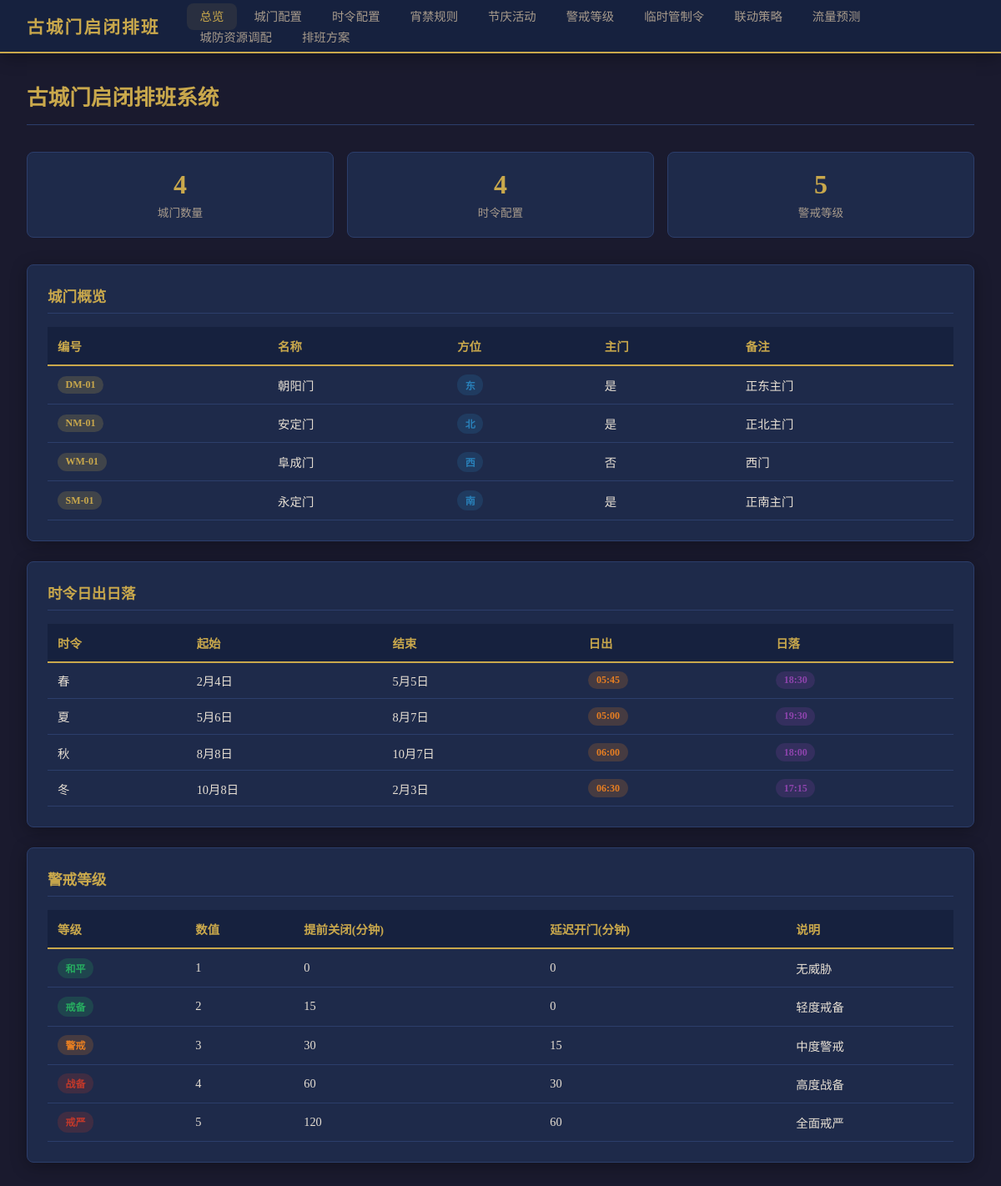
The page / on the database its author committed.
### tables this page shows
CREATE TABLE gates (
            id INTEGER PRIMARY KEY AUTOINCREMENT,
            gate_code TEXT UNIQUE NOT NULL,
            gate_name TEXT NOT NULL,
            direction TEXT NOT NULL CHECK(direction IN ('东','南','西','北')),
            is_main INTEGER NOT NULL DEFAULT 0 CHECK(is_main IN (0,1)),
            notes TEXT DEFAULT ''
        , capacity INTEGER NOT NULL DEFAULT 500, peak_capacity INTEGER NOT NULL DEFAULT 200, defense_level TEXT NOT NULL DEFAULT 'normal' CHECK(defense_level IN ('minimal','reduced','normal','enhanced','maximum')), min_guard_required INTEGER NOT NULL DEFAULT 2, min_patrol_required INTEGER NOT NULL DEFAULT 1);

CREATE TABLE seasons (
            id INTEGER PRIMARY KEY AUTOINCREMENT,
            season_name TEXT UNIQUE NOT NULL,
            start_month INTEGER NOT NULL,
            start_day INTEGER NOT NULL,
            end_month INTEGER NOT NULL,
            end_day INTEGER NOT NULL,
            sunrise_time TEXT NOT NULL,
            sunset_time TEXT NOT NULL
        );

CREATE TABLE alert_levels (
            id INTEGER PRIMARY KEY AUTOINCREMENT,
            level_name TEXT UNIQUE NOT NULL,
            level_value INTEGER UNIQUE NOT NULL CHECK(level_value BETWEEN 1 AND 5),
            close_advance_minutes INTEGER NOT NULL DEFAULT 0,
            open_delay_minutes INTEGER NOT NULL DEFAULT 0,
            description TEXT DEFAULT ''
        );

### main.py (the view)
@app.get("/", response_class=HTMLResponse)
async def index(request: Request):
    conn = get_db()
    gates = conn.execute("SELECT * FROM gates").fetchall()
    seasons = conn.execute("SELECT * FROM seasons").fetchall()
    alert_levels = conn.execute("SELECT * FROM alert_levels ORDER BY level_value").fetchall()
    conn.close()
    return templates.TemplateResponse("index.html", {
        "request": request,
        "gates": gates,
        "seasons": seasons,
        "alert_levels": alert_levels,
        "active_page": "home",
    })

### templates/index.html (shortened to what this page needs)
{% extends "base.html" %}
{% block content %}
<div class="page-header">
    <h1>古城门启闭排班系统</h1>
</div>
<div class="stats-grid">
    <div class="stat-card">
        <div class="stat-value">{{ gates|length }}</div>
        <div class="stat-label">城门数量</div>
    </div>
    <div class="stat-card">
        <div class="stat-value">{{ seasons|length }}</div>
        <div class="stat-label">时令配置</div>
    </div>
    <div class="stat-card">
        <div class="stat-value">{{ alert_levels|length }}</div>
        <div class="stat-label">警戒等级</div>
    </div>
</div>
<div class="card">
    <h2>城门概览</h2>
    <div class="table-responsive">
        <table>
            <thead>
                <tr>
                    <th>编号</th>
                    <th>名称</th>
                    <th>方位</th>
                    <th>主门</th>
                    <th>备注</th>
                </tr>
            </thead>
            <tbody>
                {% for gate in gates %}
                <tr>
                    <td><span class="badge badge-gold">{{ gate.gate_code }}</span></td>
                    <td>{{ gate.gate_name }}</td>
                    <td><span class="badge badge-blue">{{ gate.direction }}</span></td>
                    <td>{{ '是' if gate.is_main else '否' }}</td>
                    <td>{{ gate.notes or '-' }}</td>
                </tr>
                {% endfor %}
            </tbody>
        </table>
    </div>
</div>
<div class="card">
    <h2>时令日出日落</h2>
    <div class="table-responsive">
        <table>
            <thead>
                <tr>
                    <th>时令</th>
                    <th>起始</th>
                    <th>结束</th>
                    <th>日出</th>
                    <th>日落</th>
                </tr>
            </thead>
            <tbody>
                {% for s in seasons %}
                <tr>
                    <td>{{ s.season_name }}</td>
                    <td>{{ s.start_month }}月{{ s.start_day }}日</td>
                    <td>{{ s.end_month }}月{{ s.end_day }}日</td>
                    <td><span class="badge badge-orange">{{ s.sunrise_time }}</span></td>
                    <td><span class="badge badge-purple">{{ s.sunset_time }}</span></td>
                </tr>
                {% endfor %}
            </tbody>
        </table>
    </div>
</div>
<div class="card">
    <h2>警戒等级</h2>
    <div class="table-responsive">
        <table>
            <thead>
                <tr>
                    <th>等级</th>
                    <th>数值</th>
                    <th>提前关闭(分钟)</th>
                    <th>延迟开门(分钟)</th>
                    <th>说明</th>
                </tr>
            </thead>
            <tbody>
                {% for a in alert_levels %}
                <tr>
                    <td><span class="badge {% if a.level_value >= 4 %}badge-red{% elif a.level_value >= 3 %}badge-orange{% else %}badge-green{% endif %}">{{ a.level_name }}</span></td>
                    <td>{{ a.level_value }}</td>
                    <td>{{ a.close_advance_minutes }}</td>
                    <td>{{ a.open_delay_minutes }}</td>
                    <td>{{ a.description or '-' }}</td>
                </tr>
                {% endfor %}
            </tbody>
        </table>
    </div>
</div>
{% endblock %}

### templates/base.html (shortened to what this page needs)
<!DOCTYPE html>
<html lang="zh-CN">
<head>
    <link rel="stylesheet" href="/static/css/style.css">
</head>
<body>
    <nav>
        <a href="/" class="nav-brand">古城门启闭排班</a>
        <ul class="nav-links">
            <li><a href="/" class="{% if active_page == 'home' %}active{% endif %}">总览</a></li>
            <li><a href="/gates" class="{% if active_page == 'gates' %}active{% endif %}">城门配置</a></li>
            <li><a href="/seasons" class="{% if active_page == 'seasons' %}active{% endif %}">时令配置</a></li>
            <li><a href="/curfews" class="{% if active_page == 'curfews' %}active{% endif %}">宵禁规则</a></li>
            <li><a href="/festivals" class="{% if active_page == 'festivals' %}active{% endif %}">节庆活动</a></li>
            <li><a href="/alerts" class="{% if active_page == 'alerts' %}active{% endif %}">警戒等级</a></li>
            <li><a href="/temp-controls" class="{% if active_page == 'temp_controls' %}active{% endif %}">临时管制令</a></li>
            <li><a href="/linkage-strategies" class="{% if active_page == 'linkage_strategies' %}active{% endif %}">联动策略</a></li>
            <li><a href="/traffic-prediction" class="{% if active_page == 'traffic_prediction' %}active{% endif %}">流量预测</a></li>
            <li><a href="/defense-resources" class="{% if active_page == 'defense_resources' %}active{% endif %}">城防资源调配</a></li>
            <li><a href="/schedules" class="{% if active_page == 'schedules' %}active{% endif %}">排班方案</a></li>
        </ul>
    </nav>
    <div class="container">
        {% block content %}{% endblock %}
    </div>
</body>
</html>

### static/css/style.css (style rules this page uses)
:root { --bg-primary: #1a1a2e; --bg-secondary: #16213e; --bg-card: #1e2a4a; --bg-input: #0f1629; --text-primary: #e8e0d4; --text-secondary: #a89b8c; --accent-gold: #c9a84c; --accent-red: #c0392b; --accent-green: #27ae60; --accent-blue: #2980b9; --accent-orange: #e67e22; --accent-purple: #8e44ad; --border-color: #2c3e6b; --shadow: 0 4px 20px rgba(0,0,0,0.3); --radius: 8px; }
* { margin: 0; padding: 0; box-sizing: border-box; }
body { font-family: "Noto Serif SC", "Songti SC", "SimSun", serif; background: var(--bg-primary); color: var(--text-primary); min-height: 100vh; }
nav { background: var(--bg-secondary); border-bottom: 2px solid var(--accent-gold); padding: 0 2rem; display: flex; align-items: center; height: 64px; position: sticky; top: 0; z-index: 100; box-shadow: var(--shadow); }
.nav-brand { font-size: 1.3rem; font-weight: bold; color: var(--accent-gold); margin-right: 2rem; text-decoration: none; white-space: nowrap; letter-spacing: 2px; }
.nav-links { display: flex; gap: 0.25rem; list-style: none; flex-wrap: wrap; }
.nav-links a { color: var(--text-secondary); text-decoration: none; padding: 0.5rem 1rem; border-radius: var(--radius); font-size: 0.9rem; transition: all 0.2s; }
.nav-links a:hover, .nav-links a.active { color: var(--accent-gold); background: rgba(201,168,76,0.1); }
.container { max-width: 1300px; margin: 0 auto; padding: 2rem; }
.page-header { display: flex; justify-content: space-between; align-items: center; margin-bottom: 2rem; padding-bottom: 1rem; border-bottom: 1px solid var(--border-color); }
.page-header h1 { font-size: 1.6rem; color: var(--accent-gold); font-weight: 600; }
.card { background: var(--bg-card); border: 1px solid var(--border-color); border-radius: var(--radius); padding: 1.5rem; margin-bottom: 1.5rem; box-shadow: var(--shadow); }
.card h2 { font-size: 1.1rem; color: var(--accent-gold); margin-bottom: 1rem; padding-bottom: 0.5rem; border-bottom: 1px solid var(--border-color); }
table { width: 100%; border-collapse: collapse; font-size: 0.9rem; }
th { background: var(--bg-secondary); color: var(--accent-gold); padding: 0.75rem; text-align: left; font-weight: 600; border-bottom: 2px solid var(--accent-gold); white-space: nowrap; }
td { padding: 0.65rem 0.75rem; border-bottom: 1px solid var(--border-color); }
.badge { display: inline-block; padding: 0.2rem 0.6rem; border-radius: 12px; font-size: 0.75rem; font-weight: 600; }
.badge-gold { background: rgba(201,168,76,0.2); color: var(--accent-gold); }
.badge-red { background: rgba(192,57,43,0.2); color: var(--accent-red); }
.badge-green { background: rgba(39,174,96,0.2); color: var(--accent-green); }
.badge-blue { background: rgba(41,128,185,0.2); color: var(--accent-blue); }
.badge-orange { background: rgba(230,126,34,0.2); color: var(--accent-orange); }
.badge-purple { background: rgba(142,68,173,0.2); color: var(--accent-purple); }
.stats-grid { display: grid; grid-template-columns: repeat(auto-fit, minmax(200px, 1fr)); gap: 1rem; margin-bottom: 2rem; }
.stat-card { background: var(--bg-card); border: 1px solid var(--border-color); border-radius: var(--radius); padding: 1.25rem; text-align: center; }
.stat-card .stat-value { font-size: 2rem; font-weight: bold; color: var(--accent-gold); }
.stat-card .stat-label { font-size: 0.85rem; color: var(--text-secondary); margin-top: 0.25rem; }
.table-responsive { overflow-x: auto; }

### rows shown on the page
gates: gate_code "DM-01", gate_name "朝阳门", direction "东", is_main "是", notes "正东主门"
gates: gate_code "NM-01", gate_name "安定门", direction "北", is_main "是", notes "正北主门"
gates: gate_code "WM-01", gate_name "阜成门", direction "西", is_main "否", notes "西门"
gates: gate_code "SM-01", gate_name "永定门", direction "南", is_main "是", notes "正南主门"
seasons: season_name "春", start_month "2", start_day "4", end_month "5", end_day "5", sunrise_time "05:45", sunset_time "18:30"
seasons: season_name "夏", start_month "5", start_day "6", end_month "8", end_day "7", sunrise_time "05:00", sunset_time "19:30"
seasons: season_name "秋", start_month "8", start_day "8", end_month "10", end_day "7", sunrise_time "06:00", sunset_time "18:00"
seasons: season_name "冬", start_month "10", start_day "8", end_month "2", end_day "3", sunrise_time "06:30", sunset_time "17:15"
alert_levels: level_name "和平", level_value "1", close_advance_minutes "0", open_delay_minutes "0", description "无威胁"
alert_levels: level_name "戒备", level_value "2", close_advance_minutes "15", open_delay_minutes "0", description "轻度戒备"
alert_levels: level_name "警戒", level_value "3", close_advance_minutes "30", open_delay_minutes "15", description "中度警戒"
alert_levels: level_name "战备", level_value "4", close_advance_minutes "60", open_delay_minutes "30", description "高度战备"
alert_levels: level_name "戒严", level_value "5", close_advance_minutes "120", open_delay_minutes "60", description "全面戒严"

### other values the page prints
{{ gates|length }} "4"
{{ seasons|length }} "4"
{{ alert_levels|length }} "5"
